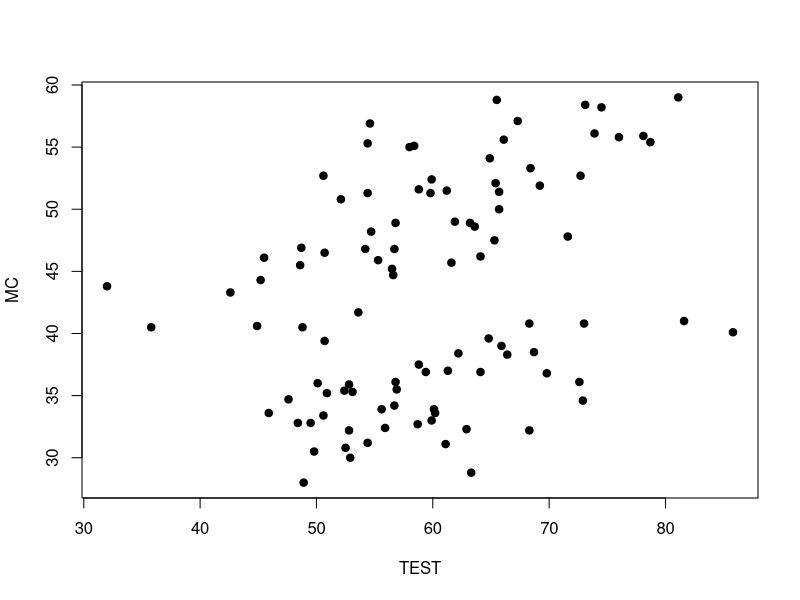
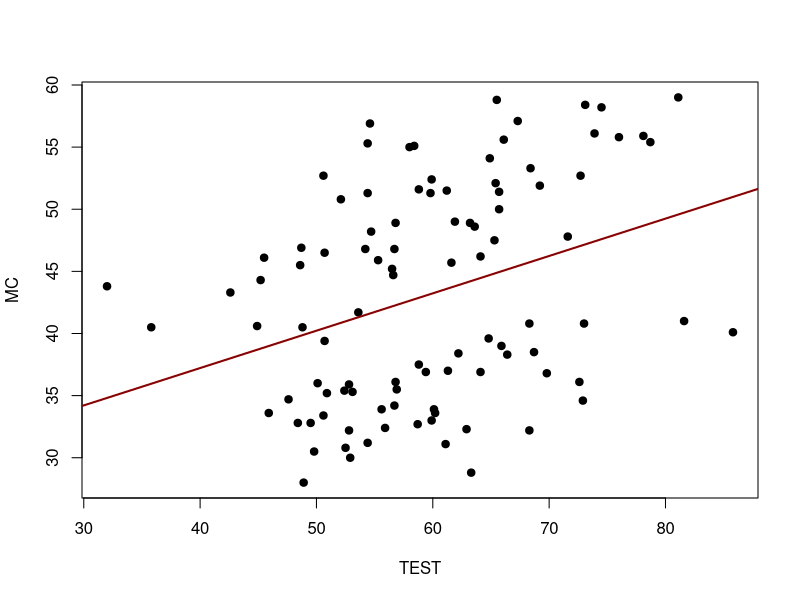
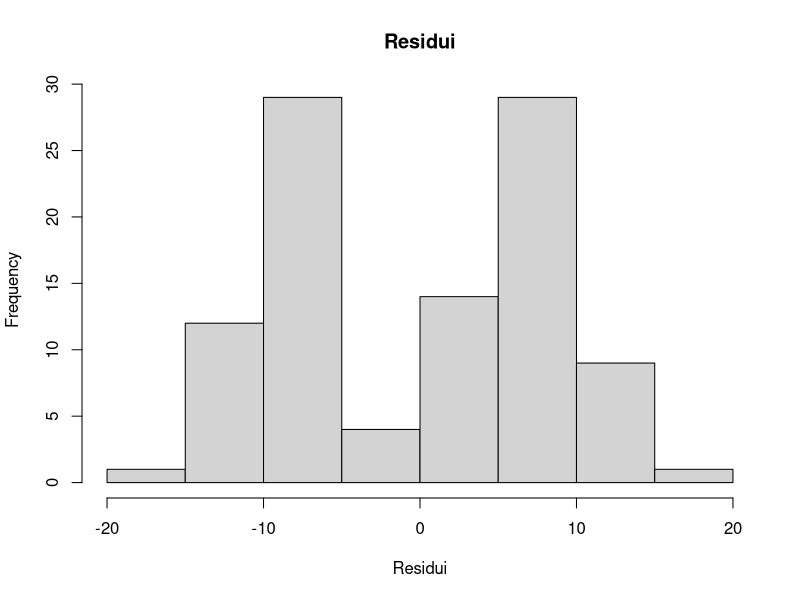
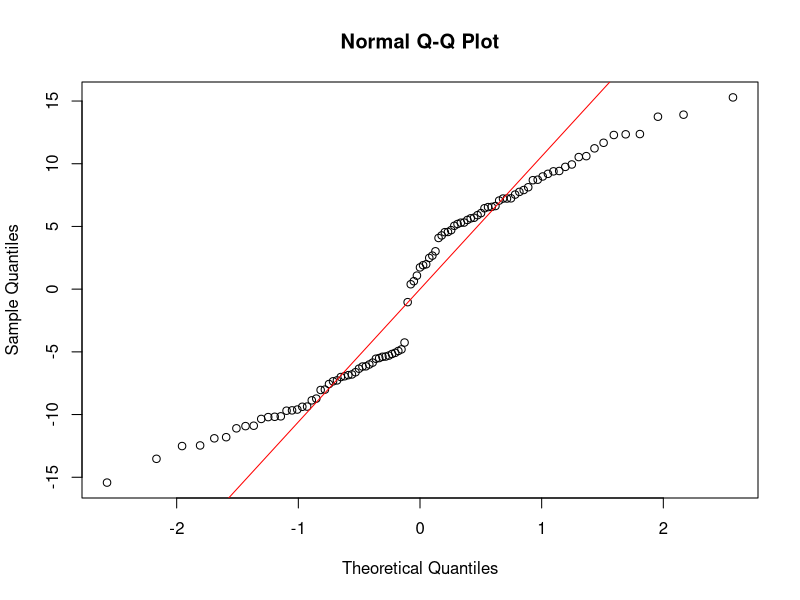
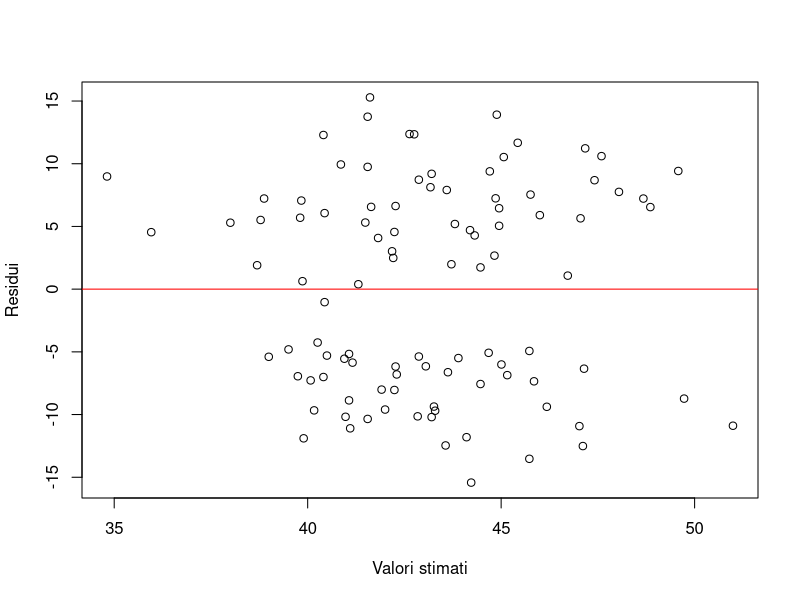
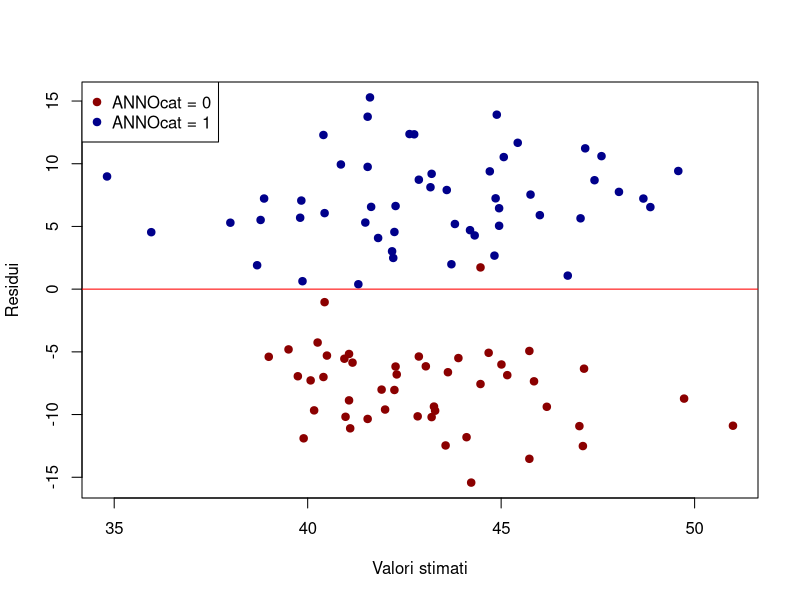
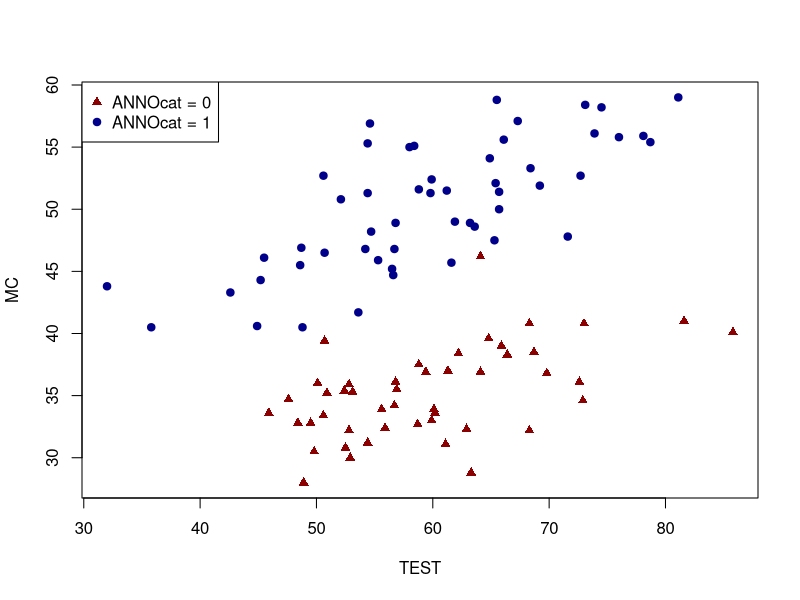
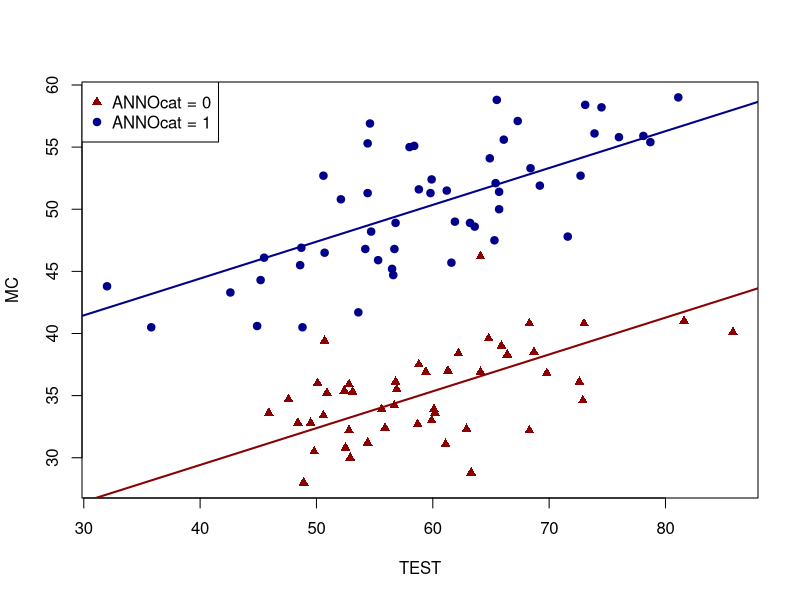

The R script that drew these images, in order:
## ---- chunk 1
# thevalue = F: testo (output-file "LaboratorioRmod7_esercizi.html")
# thevalue = T: soluzioni (output-file "LaboratorioRmod7_soluzioni.html", subtitle "Soluzioni")
thevalue = F
myvar = thevalue
echovar = thevalue
evalvar = thevalue
knitr::opts_chunk$set(include = myvar,
                      echo = echovar,
                      eval = evalvar)
## ---- chunk 2
#| include: false
#| eval: true
dati = read.csv2("DATIBASE.csv")
## ---- chunk 3
dati = read.csv2("DATIBASE.csv")
head(dati)
str(dati)
## ---- chunk 4
plot(dati$MC ~ dati$TEST, pch = 19,
     xlab = "TEST", ylab = "MC")
## ---- chunk 5
#| echo: false
cat("Il grafico suggerisce una relazione positiva tra TEST e MC,
con una grande dispersione dei punti attorno all'andamento lineare")
## ---- chunk 6
#| echo: false
cat("H0: beta1 = 0 (TEST non permette di prevedere MC)
H1: beta1 != 0 (TEST permette di prevedere MC)")
## ---- chunk 7
m0 = lm(MC ~ TEST, data = dati)
summary(m0)
## ---- chunk 8
#| echo: false
cat("Entrambi i parametri sono statisticamente significativi (alpha = .05).
Il coefficiente angolare è positivo: all'aumentare di TEST aumenta in media MC.
Il modello spiega però solo l'11% circa della variabilità di MC (R^2)")
## ---- chunk 9
plot(dati$MC ~ dati$TEST, pch = 19,
     xlab = "TEST", ylab = "MC")
abline(m0, col = "darkred", lwd = 2)
## ---- chunk 10
coefs = data.frame(summary(m0)$coefficients)
qt95 = qt(.975, m0$df.residual)
deltaB0 = coefs$Std..Error[1] * qt95
deltaB1 = coefs$Std..Error[2] * qt95
CIB0 = c(coefs$Estimate[1] - deltaB0, coefs$Estimate[1] + deltaB0)
CIB1 = c(coefs$Estimate[2] - deltaB1, coefs$Estimate[2] + deltaB1)
CIB0
CIB1
# confronto con la funzione confint()
confint(m0)
## ---- chunk 11
#| echo: false
cat("Nessuno dei due intervalli contiene lo 0: coerentemente con i test,
entrambi i parametri sono significativamente diversi da 0")
## ---- chunk 12
hist(m0$residuals, main = "Residui", xlab = "Residui")
qqnorm(m0$residuals)
qqline(m0$residuals, col = "red")
plot(m0$fitted.values, m0$residuals,
     xlab = "Valori stimati", ylab = "Residui")
abline(h = 0, col = "red")
## ---- chunk 13
#| echo: false
cat("Nel grafico residui vs valori stimati si vedono due 'nuvole' di punti:
i residui sono sistematicamente positivi per un gruppo di osservazioni e negativi per l'altro.
È un segnale che manca nel modello una variabile importante (la classe di ingresso)")
## ---- chunk 14
plot(m0$fitted.values, m0$residuals,
     xlab = "Valori stimati", ylab = "Residui",
     pch = 19, col = ifelse(dati$ANNOcat == 0, "darkred", "darkblue"))
abline(h = 0, col = "red")
legend("topleft", pch = 19, col = c("darkred", "darkblue"),
       legend = c("ANNOcat = 0", "ANNOcat = 1"))
## ---- chunk 15
plot(dati$MC ~ dati$TEST,
     pch = ifelse(dati$ANNOcat == 0, 17, 19),
     col = ifelse(dati$ANNOcat == 0, "darkred", "darkblue"),
     xlab = "TEST", ylab = "MC")
legend("topleft", pch = c(17, 19),
       col = c("darkred", "darkblue"),
       legend = c("ANNOcat = 0", "ANNOcat = 1"))
## ---- chunk 16
#| echo: false
cat("
1) Modello di regressione semplice: MC in funzione di TEST

2) Modello parallelo: MC in funzione di TEST e ANNOcat

3) Modello con interazione: MC in funzione di TEST, ANNOcat
   e interazione TEST x ANNOcat

Il primo modello non distingue tra i due gruppi (0 e 1).
Il secondo modello stima una retta per ciascun gruppo,
con intercette diverse ma lo stesso coefficiente angolare (rette parallele).
Il terzo modello stima una retta per ciascun gruppo
senza vincoli: intercette e coefficienti angolari possono essere diversi.
")
## ---- chunk 17
mParallel = lm(MC ~ TEST + ANNOcat, data = dati)
summary(mParallel)
## ---- chunk 18
#| echo: false
cat("Tutti i parametri sono significativi (alpha = .05).
A parità di TEST, chi appartiene alla classe 2018 (ANNOcat = 1) ha in media
una MC più alta di chi appartiene alla classe 2016.
Il modello spiega circa l'85% della variabilità di MC, molto più del modello semplice")
## ---- chunk 19
parallelCoef = coef(mParallel)
parallelCoef
# ANNOcat = 0: MC* = b0 + b1 * TEST
c(intercetta = parallelCoef[1], pendenza = parallelCoef[2])
# ANNOcat = 1: MC* = (b0 + b2) + b1 * TEST
c(intercetta = parallelCoef[1] + parallelCoef[3], pendenza = parallelCoef[2])
## ---- chunk 20
plot(dati$MC ~ dati$TEST,
     pch = ifelse(dati$ANNOcat == 0, 17, 19),
     col = ifelse(dati$ANNOcat == 0, "darkred", "darkblue"),
     xlab = "TEST", ylab = "MC")
legend("topleft", pch = c(17, 19),
       col = c("darkred", "darkblue"),
       legend = c("ANNOcat = 0", "ANNOcat = 1"))
abline(parallelCoef[1], parallelCoef[2], col = "darkred", lwd = 2)
abline(parallelCoef[1] + parallelCoef[3], parallelCoef[2],
       col = "darkblue", lwd = 2)
## ---- chunk 21
cor(dati$MC, mParallel$fitted.values)
cor(dati$MC, mParallel$fitted.values)^2
summary(mParallel)$r.squared
## ---- chunk 22
#| echo: false
cat("Il quadrato della correlazione tra valori osservati e valori stimati
è uguale all'R^2 del modello")
## ---- chunk 23
mInter = lm(MC ~ TEST * ANNOcat, data = dati)
summary(mInter)
## ---- chunk 24
#| echo: false
cat("Solo l'intercetta e il coefficiente di TEST sono significativi (alpha = .05).
L'interazione non è significativa: non ci sono evidenze che la relazione tra TEST e MC
sia diversa nei due gruppi. Anche il coefficiente di ANNOcat non è significativo:
in questo modello rappresenta la differenza tra i gruppi quando TEST = 0.
L'R^2 aumenta di pochissimo rispetto al modello parallelo")
## ---- chunk 25
interCoef = coef(mInter)
interCoef
# ANNOcat = 0: MC* = b0 + b1 * TEST
c(intercetta = interCoef[1], pendenza = interCoef[2])
# ANNOcat = 1: MC* = (b0 + b2) + (b1 + b3) * TEST
c(intercetta = interCoef[1] + interCoef[3],
  pendenza = interCoef[2] + interCoef[4])
## ---- chunk 26
plot(dati$MC ~ dati$TEST,
     pch = ifelse(dati$ANNOcat == 0, 17, 19),
     col = ifelse(dati$ANNOcat == 0, "darkred", "darkblue"),
     xlab = "TEST", ylab = "MC")
legend("topleft", pch = c(17, 19),
       col = c("darkred", "darkblue"),
       legend = c("ANNOcat = 0", "ANNOcat = 1"))
abline(interCoef[1], interCoef[2], col = "darkred", lwd = 2)
abline(interCoef[1] + interCoef[3], interCoef[2] + interCoef[4],
       col = "darkblue", lwd = 2)
## ---- chunk 27
cor(dati$MC, mInter$fitted.values)
## ---- chunk 28
#| echo: false
cat("Per ANNOcat = 0 il coefficiente angolare è b1.
H0: beta1 = 0.5
H1: beta1 != 0.5")
## ---- chunk 29
coefsInter = data.frame(summary(mInter)$coefficients)
t_oss = (coefsInter$Estimate[2] - 0.5) / coefsInter$Std..Error[2]
t_oss
# p-value (test a due code)
2 * pt(-abs(t_oss), mInter$df.residual)
# valore critico
qt(.975, mInter$df.residual)
## ---- chunk 30
#| echo: false
cat("Il p-value è minore di .05 (e |t_oss| supera il valore critico):
si rifiuta H0, il coefficiente angolare della classe 2016 è diverso da 0.5")
## ---- chunk 31
qt95 = qt(.975, mInter$df.residual)
delta = coefsInter$Std..Error * qt95
ic = data.frame(limInf = coefsInter$Estimate - delta,
                limSup = coefsInter$Estimate + delta)
rownames(ic) = rownames(coefsInter)
ic
# confronto con la funzione confint()
confint(mInter)
## ---- chunk 32
#| echo: false
cat("Solo gli intervalli dell'intercetta e di TEST non contengono lo 0:
coerentemente con i test, sono gli unici parametri significativi")
